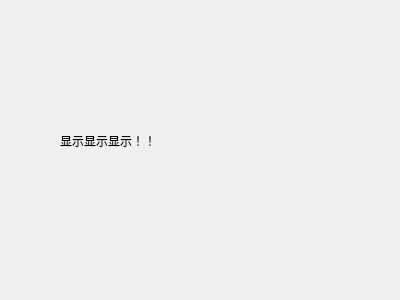
<?xml version="1.0" encoding="UTF-8"?>
<ui version="4.0">
 <class>studentinfo_overall_show</class>
 <widget class="QDialog" name="studentinfo_overall_show">
  <property name="geometry">
   <rect>
    <x>0</x>
    <y>0</y>
    <width>400</width>
    <height>300</height>
   </rect>
  </property>
  <property name="windowTitle">
   <string>Dialog</string>
  </property>
  <widget class="QLabel" name="label">
   <property name="geometry">
    <rect>
     <x>60</x>
     <y>40</y>
     <width>251</width>
     <height>201</height>
    </rect>
   </property>
   <property name="text">
    <string>显示显示显示！！</string>
   </property>
  </widget>
 </widget>
 <resources/>
 <connections/>
</ui>
